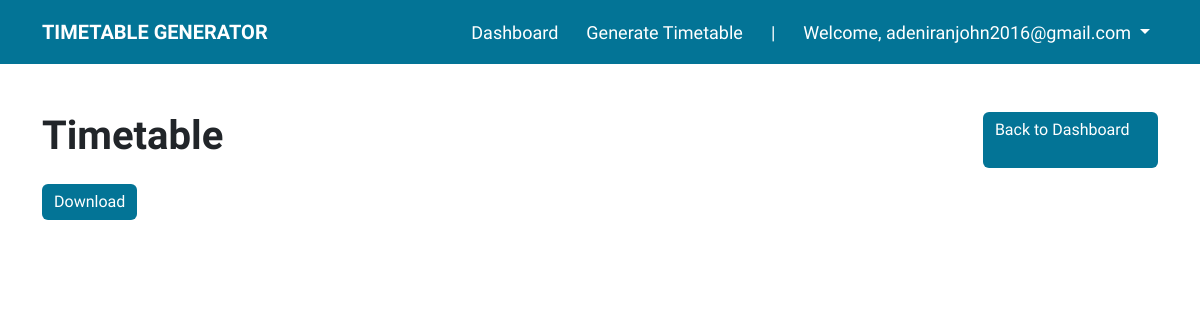
Page /timetable_generation/ (signed in) on the earlier database version.
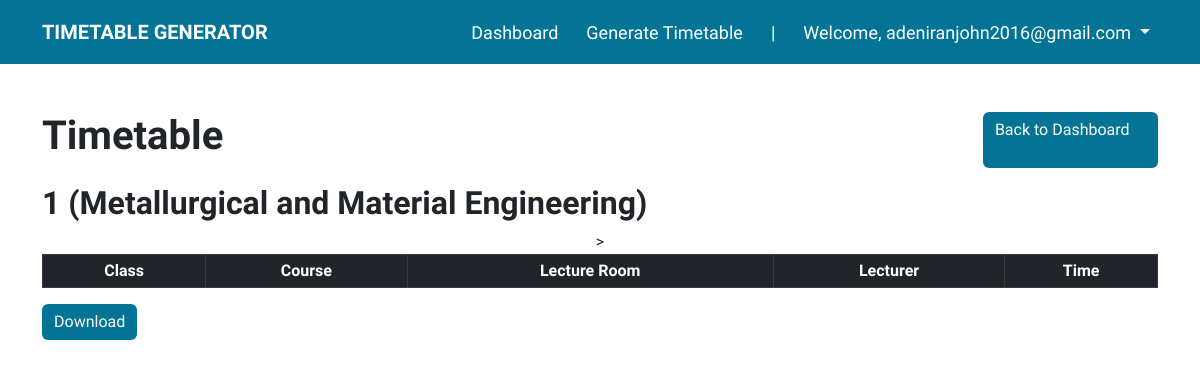
Same page on the later database version.
### ttgen/models.py (models this page shows, shortened)
class Section(models.Model):
    department = models.ForeignKey(Department, on_delete=models.CASCADE)
    num_class_in_week = models.IntegerField(default=0)
    course = models.ForeignKey(Course, on_delete=models.CASCADE, blank=True, null=True)
    level = models.ForeignKey(Level, on_delete=models.CASCADE, blank=True, null=True)
    time = models.ForeignKey(TimeSlot, on_delete=models.CASCADE, blank=True, null=True)
    room = models.ForeignKey(LectureRoom, on_delete=models.CASCADE, blank=True, null=True)
    lecturer = models.ForeignKey(Lecturer, on_delete=models.CASCADE, blank=True, null=True)

class Department(models.Model):
    dept_name = models.CharField(max_length=50)
    level = models.ForeignKey(Level, on_delete=models.CASCADE)
    courses = models.ManyToManyField(Course)
    def __str__(self):
        return self.dept_name

### ttgen/views.py (the view, shortened to what this page needs)
# urls.py: path('timetable_generation/', views.timetable, name='timetable'),
@login_required
def timetable(request):
    schedule = []
    population = Population(POPULATION_SIZE, data)
    generation_num = 0
    population.get_schedules().sort(key=lambda x: x.get_fitness(), reverse=True)
    geneticAlgorithm = GeneticAlgorithm()
    return render(request, 'ttgen/gentimetable.html', {'schedule': schedule, 'sections': Section.objects.all(),
                                              'times': TimeSlot.objects.all()})

### ttgen/views.py (called while the page is built)
    def get_rooms(self): return self._rooms

    def get_lecture_times(self): return self._timeslots

    def get_sections(self): return self._sections

    def get_classes(self):
        self._isFitnessChanged = True
        return self._classes

    def get_fitness(self):
        if self._isFitnessChanged:
            self._fitness = self.calculate_fitness()
            self._isFitnessChanged = False
        return self._fitness

    def get_schedules(self):
        return self._schedules

    def set_lecturer(self, lecturer): self.lecturer = lecturer

    def set_lecture_time(self, lecture_time): self.lecture_time = lecture_time

    def set_room(self, room): self.room = room

### templates/ttgen/gentimetable.html (shortened to what this page needs)
{% extends 'ttgen/base.html' %}
{% load crispy_forms_tags %}
{% block navigation %}
    {% include 'ttgen/includes/_navbar.html' %}
{% endblock navigation %}
{% block content %}
    <div class="d-flex mb-3 justify-content-between">
        <h1 class=''>Timetable</h1>
        <a class="btn btn-primary" href="{% url 'ttgen:dashboard'%}">Back to Dashboard <i class="fas fa-arrow-left"></i></a>
    </div>
    {% for section in sections %}
        <h2 class="">{{ section.id }} ({{ section.department }})</h2>
        <div class="table-responsive text-center">
            <table class="table table-hover table-bordered table-sm align-middle">
                <thead class='table-dark'>
                  <tr>>
                    <th scope='col'>Class</th>
                    <th scope='col'>Course</th>
                    <th scope='col'>Lecture Room</th>
                    <th scope='col'>Lecturer</th>
                    <th scope='col'>Time</th>
                  </tr>
                </thead>
            </table>
        </div>
    {% endfor %}
    <button class="btn btn-primary submit" id="download">Download</button>
{% endblock content %}

Differences in the rows shown:
added Section: id "1", department "Metallurgical and Material Engineering"
